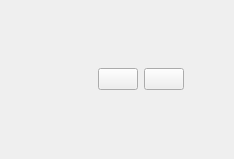
<?xml version="1.0" encoding="UTF-8"?>
<ui version="4.0">
 <class>ShowVictimWidget</class>
 <widget class="QWidget" name="ShowVictimWidget">
  <property name="geometry">
   <rect>
    <x>0</x>
    <y>0</y>
    <width>234</width>
    <height>159</height>
   </rect>
  </property>
  <property name="sizePolicy">
   <sizepolicy hsizetype="Preferred" vsizetype="Preferred">
    <horstretch>0</horstretch>
    <verstretch>0</verstretch>
   </sizepolicy>
  </property>
  <property name="windowTitle">
   <string>Form</string>
  </property>
  <layout class="QHBoxLayout" name="horizontalLayout_5">
   <item>
    <widget class="QLabel" name="imgLabel">
     <property name="sizePolicy">
      <sizepolicy hsizetype="Fixed" vsizetype="Fixed">
       <horstretch>0</horstretch>
       <verstretch>0</verstretch>
      </sizepolicy>
     </property>
     <property name="text">
      <string/>
     </property>
    </widget>
   </item>
   <item>
    <layout class="QHBoxLayout" name="horizontalLayout_6">
     <item>
      <widget class="QPushButton" name="previousScrollButton_3">
       <property name="sizePolicy">
        <sizepolicy hsizetype="Fixed" vsizetype="Fixed">
         <horstretch>0</horstretch>
         <verstretch>0</verstretch>
        </sizepolicy>
       </property>
       <property name="text">
        <string/>
       </property>
       <property name="icon">
        <iconset resource="../../roboImages/GUIImages.qrc">
         <normaloff>:/leftArrow</normaloff>:/leftArrow</iconset>
       </property>
      </widget>
     </item>
     <item>
      <widget class="QPushButton" name="nextScrollButton_3">
       <property name="sizePolicy">
        <sizepolicy hsizetype="Fixed" vsizetype="Fixed">
         <horstretch>0</horstretch>
         <verstretch>0</verstretch>
        </sizepolicy>
       </property>
       <property name="text">
        <string/>
       </property>
       <property name="icon">
        <iconset resource="../../roboImages/GUIImages.qrc">
         <normaloff>:/rightArrow</normaloff>:/rightArrow</iconset>
       </property>
      </widget>
     </item>
    </layout>
   </item>
  </layout>
 </widget>
 <resources>
  <include location="../../roboImages/GUIImages.qrc"/>
 </resources>
 <connections/>
</ui>
